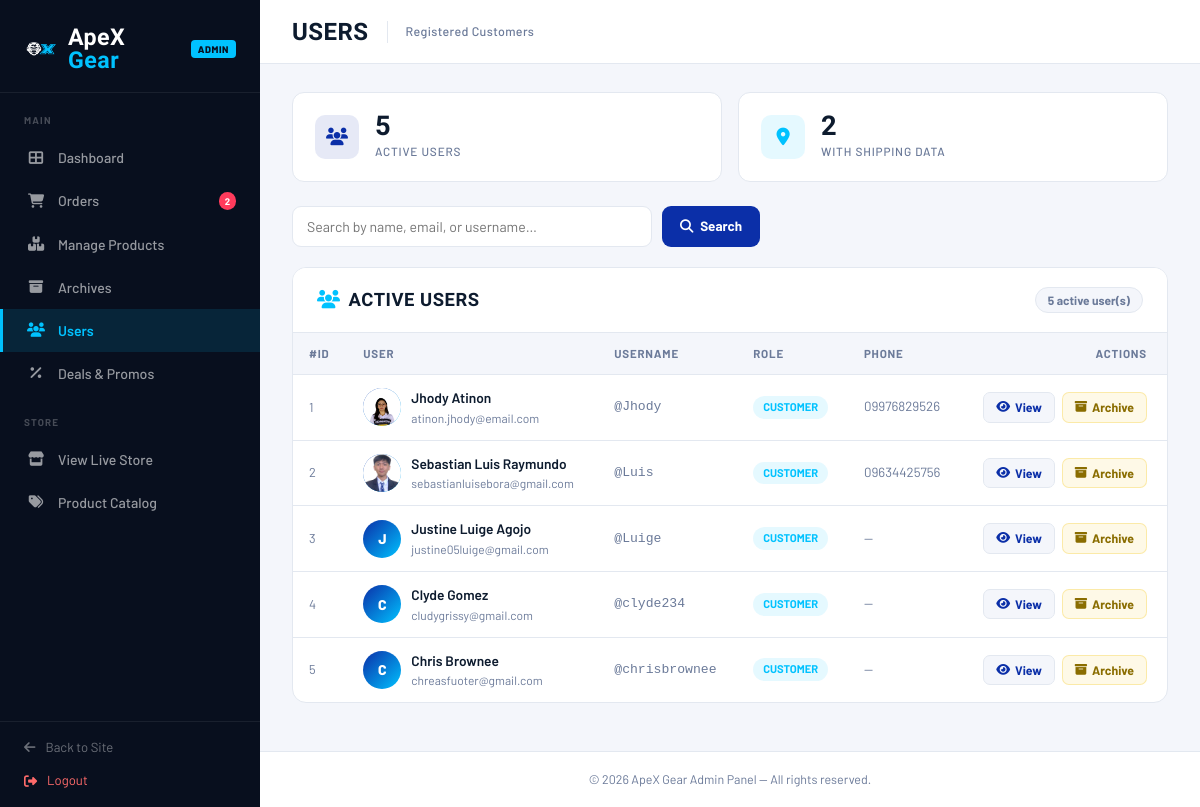
/admin/manage_users.php (signed in), run on the app's committed database.
### tables this page shows
CREATE TABLE `users_profiles_tbl` (
  `profile_id` int(11) NOT NULL,
  `user_id` int(11) NOT NULL,
  `bio` text DEFAULT NULL,
  `street_address` varchar(255) DEFAULT NULL,
  `city` varchar(100) DEFAULT NULL,
  `zip_code` varchar(20) DEFAULT NULL,
  `phone_number` varchar(20) DEFAULT NULL,
  `image_path` varchar(255) DEFAULT NULL,
  `birthday` date DEFAULT NULL
);

CREATE TABLE `users_tbl` (
  `user_id` int(11) NOT NULL,
  `first_name` varchar(50) NOT NULL,
  `last_name` varchar(50) NOT NULL,
  `m_name` varchar(50) DEFAULT NULL,
  `gender` varchar(20) DEFAULT NULL,
  `username` varchar(50) NOT NULL,
  `email` varchar(100) NOT NULL,
  `password` varchar(255) NOT NULL,
  `otp_code` int(6) DEFAULT NULL
);

### admin/manage_users.php (the view, shortened to what this page needs)
<?php
$db = new Database();
$conn = $db->getConnection();
$pendingQuery = "SELECT COUNT(*) as pending_count FROM orders_tbl WHERE order_status = 'Pending' OR order_status = 'On Process'";
$pendingResult = $conn->query($pendingQuery);
$pendingRow = $pendingResult->fetch_assoc();
$pendingOrders = $pendingRow['pending_count'] ?? 0;
$search = trim($_GET['q'] ?? '');
$query = "
    SELECT u.user_id, u.first_name, u.last_name, u.m_name, u.gender, u.username, u.email,
           p.bio, p.street_address, p.city, p.zip_code, p.phone_number, p.image_path
    FROM users_tbl u
    LEFT JOIN users_profiles_tbl p ON u.user_id = p.user_id
";
if ($search !== '') {
    $searchTerm = '%' . $search . '%';
    $query .= " WHERE u.first_name LIKE ? OR u.last_name LIKE ? OR u.username LIKE ? OR u.email LIKE ?";
    $stmt = $conn->prepare($query);
    $stmt->bind_param("ssss", $searchTerm, $searchTerm, $searchTerm, $searchTerm);
    $stmt->execute();
    $result = $stmt->get_result();
} else {
    $result = $conn->query($query);
}
$users = [];
while ($row = $result->fetch_assoc()) {
    $shipStmt = $conn->prepare("SELECT street_address, city, zip_code, phone_number FROM shipping_address_tbl WHERE user_id = ? ORDER BY address_id DESC LIMIT 1");
    $shipStmt->bind_param("i", $row['user_id']);
    $shipStmt->execute();
    $shipRes = $shipStmt->get_result();
    $row['shipping'] = $shipRes->fetch_assoc();
    $users[] = $row;
}
$userCount = count($users);
?>
<!DOCTYPE html>
<html lang="en">
<head>
    <link href="https://cdn.jsdelivr.net/npm/bootstrap@5.3.3/dist/css/bootstrap.min.css" rel="stylesheet">
    <link href="https://cdnjs.cloudflare.com/ajax/libs/font-awesome/6.5.0/css/all.min.css" rel="stylesheet">
    <link href="../assets/css/style.css" rel="stylesheet">
    <link href="../assets/css/admin-style.css" rel="stylesheet">
</head>
<body>
    <aside class="sidebar" id="sidebar">
        <a href="../index.php" class="sidebar-brand">
            <img src="../assets/images/ApeX Logo.png" alt="ApeX Gear">
            <div class="sidebar-brand-text"><span class="t1">ApeX </span><span class="t2">Gear</span></div>
            <span class="sidebar-badge">Admin</span>
        </a>
        <nav class="sidebar-nav">
            <div class="sidebar-section-label">Main</div>
            <a href="apex26admin.php"><i class="fas fa-th-large"></i> Dashboard</a>
            <a href="manage_orders.php">
                <i class="fas fa-shopping-cart"></i> Orders
                <?php if ($pendingOrders > 0): ?><span class="nav-badge"><?php echo $pendingOrders; ?></span><?php endif; ?>
            </a>
            <a href="manage_products.php"><i class="fas fa-boxes"></i> Manage Products</a>
            <a href="manage_archives.php"><i class="fas fa-archive"></i> Archives</a>
            <a href="manage_users.php" class="active"><i class="fas fa-users"></i> Users</a>
            <a href="manage_deals.php"><i class="fas fa-percentage"></i> Deals &amp; Promos</a>
            <div class="sidebar-section-label">Store</div>
            <a href="../index.php" target="_blank"><i class="fas fa-store"></i> View Live Store</a>
            <a href="../index.php?page=products" target="_blank"><i class="fas fa-tags"></i> Product Catalog</a>
        </nav>
        <div class="sidebar-footer" style="display: flex; flex-direction: column; gap: 14px;">
            <a href="../index.php"><i class="fas fa-arrow-left"></i> Back to Site</a>
            <a href="admin_logout.php" style="color: #ff6b6b;"><i class="fas fa-sign-out-alt"></i> Logout</a>
        </div>
    </aside>
    <div class="main-wrap">
        <header class="topbar">
            <div class="topbar-left">
                <span class="topbar-title">Users</span>
                <span class="topbar-crumb">Registered Customers</span>
            </div>
        </header>
        <main class="page-body">
            <div class="stat-row">
                <div class="stat-card">
                    <div class="stat-icon blue"><i class="fas fa-users"></i></div>
                    <div>
                        <div class="stat-val"><?php echo $userCount; ?></div>
                        <div class="stat-lbl">Active Users</div>
                    </div>
                </div>
                <div class="stat-card">
                    <div class="stat-icon cyan"><i class="fas fa-map-marker-alt"></i></div>
                    <div>
                        <div class="stat-val"><?php echo count(array_filter($users, fn($u) => !empty($u['shipping']))); ?></div>
                        <div class="stat-lbl">With Shipping Data</div>
                    </div>
                </div>
            </div>
            <form method="GET" class="search-bar">
                <input type="text" name="q" class="search-input" placeholder="Search by name, email, or username…" value="<?php echo htmlspecialchars($search); ?>">
                <button type="submit" class="search-btn"><i class="fas fa-search me-1"></i> Search</button>
            </form>
            <div class="panel">
                <div class="panel-header">
                    <span class="panel-title"><i class="fas fa-users me-2" style="color:var(--accent);"></i>Active Users</span>
                    <span class="panel-count"><?php echo $userCount; ?> active user(s)</span>
                </div>
                <?php if (empty($users)): ?>
                    <div class="empty-state">
                        <i class="fas fa-user-slash"></i>
                        <p><?php echo $search ? 'No users match your search.' : 'No registered users yet.'; ?></p>
                    </div>
                <?php else: ?>
                    <div style="overflow-x:auto;">
                        <table class="tbl">
                            <thead>
                                <tr>
                                    <th>#ID</th>
                                    <th>User</th>
                                    <th>Username</th>
                                    <th>Role</th>
                                    <th>Phone</th>
                                    <th style="text-align:right;padding-right:20px;">Actions</th>
                                </tr>
                            </thead>
                            <tbody>
                                <?php foreach ($users as $u):
                                    $fullName = trim(($u['first_name'] ?? '') . ' ' . ($u['last_name'] ?? ''));
                                    $initial = strtoupper(substr($fullName ?: $u['username'], 0, 1));
                                ?>
                                    <tr onclick='openUserModal(<?php echo json_encode($u, JSON_HEX_APOS | JSON_HEX_QUOT); ?>)' title="Click to view details">
                                        <td style="color:var(--text-muted);font-size:.8rem;"><?php echo $u['user_id']; ?></td>
                                        <td>
                                            <div style="display:flex;align-items:center;gap:10px;">
                                                <div class="avatar">
                                                    <?php if (!empty($u['image_path'])): ?>
                                                        <img src="<?php echo str_starts_with($u['image_path'], 'http') ? htmlspecialchars($u['image_path']) : '../' . htmlspecialchars($u['image_path']); ?>" alt="Profile" style="width:100%;height:100%;object-fit:cover;">
                                                    <?php else: ?>
                                                        <?php echo $initial; ?>
                                                    <?php endif; ?>
                                                </div>
                                                <div>
                                                    <div class="user-name"><?php echo htmlspecialchars($fullName); ?></div>
                                                    <div class="user-meta"><?php echo htmlspecialchars($u['email'] ?? ''); ?></div>
                                                </div>
                                            </div>
                                        </td>
                                        <td style="font-family:monospace;font-size:.82rem;color:var(--text-muted);">@<?php echo htmlspecialchars($u['username'] ?? '—'); ?></td>
                                        <td><span class="role-pill">Customer</span></td>
                                        <td style="color:var(--text-muted);font-size:.83rem;"><?php echo htmlspecialchars($u['phone_number'] ?? '—'); ?></td>
                                        <td style="text-align:right;padding-right:20px;" onclick="event.stopPropagation()">
                                            <button class="act-btn btn-view" onclick='openUserModal(<?php echo json_encode($u, JSON_HEX_APOS | JSON_HEX_QUOT); ?>)'>
                                                <i class="fas fa-eye"></i> View
                                            </button>
                                            <form method="POST" style="display:inline;" onsubmit="return confirm('Archive this user? They will be moved to the archives and can no longer log in.');">
                                                <button type="submit" class="act-btn btn-archive ms-1"><i class="fas fa-archive"></i> Archive</button>
                                            </form>
                                        </td>
                                    </tr>
                                <?php endforeach; ?>
                            </tbody>
                        </table>
                    </div>
                <?php endif; ?>
            </div>
        </main>
        <footer style="padding:18px 32px;border-top:1px solid var(--border);background:var(--card-bg);text-align:center;">
            <p style="font-size:.78rem;color:var(--text-muted);margin:0;">© 2026 ApeX Gear Admin Panel — All rights reserved.</p>
        </footer>
    </div>
</body>
</html>

### assets/css/style.css (style rules this page uses)
:root { --apex-blue: #0b2fa8; --apex-blue-mid: #1549d4; --apex-blue-lt: #2d6be4; --apex-accent: #00c2ff; --apex-dark: #060f2e; --apex-white: #ffffff; --apex-grey: #f0f4ff; --apex-border: #d0daf8; --apex-text: #1a1f3c; --apex-muted: #6b78a8; --nav-h: 64px; }
*, *::before, *::after { box-sizing: border-box; margin: 0; padding: 0; }
body { font-family: 'Barlow', sans-serif; color: var(--apex-text); background: var(--apex-white); display: flex; flex-direction: column; min-height: 100vh; }
.topbar { background: var(--apex-dark); color: #a0b0d8; font-size: .78rem; padding: 6px 0; letter-spacing: .03em; }
.stat-lbl { font-size: .72rem; font-weight: 600; letter-spacing: .12em; text-transform: uppercase; color: rgba(255, 255, 255, .6); margin-top: 2px; }
footer { background: var(--apex-dark); padding: 56px 0 0; color: rgba(255, 255, 255, .55); margin-top: auto; }

### data on the page
users_profiles_tbl: user.user_id "1", image_path (picture), user.last_name "Jhody Atinon", user.email "atinon.jhody@email.com", user.username "Jhody", phone_number "09976829526"
users_profiles_tbl: user.user_id "2", image_path (picture), user.last_name "Sebastian Luis Raymundo", user.email "sebastianluisebora@gmail.com", user.username "Luis", phone_number "09634425756"
users_tbl: user_id "3", initial "J", fullName "Justine Luige Agojo", email "justine05luige@gmail.com", username "Luige", phone_number "—"
users_profiles_tbl: user.user_id "4", user.last_name "C", user.last_name "Clyde Gomez", user.email "cludygrissy@gmail.com", user.username "clyde234", phone_number "—"
users_profiles_tbl: user.user_id "5", user.last_name "C", user.last_name "Chris Brownee", user.email "chreasfuoter@gmail.com", user.username "chrisbrownee", phone_number "—"

### other printed values
$pendingOrders "2"
$userCount "5"
count(array_filter($users, fn($u) => !empty($u['shipping']))) "2"
